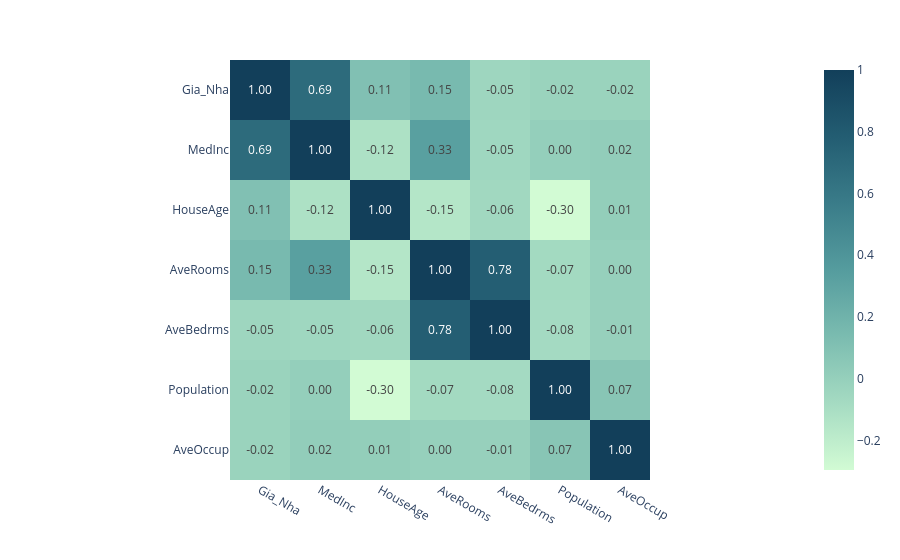
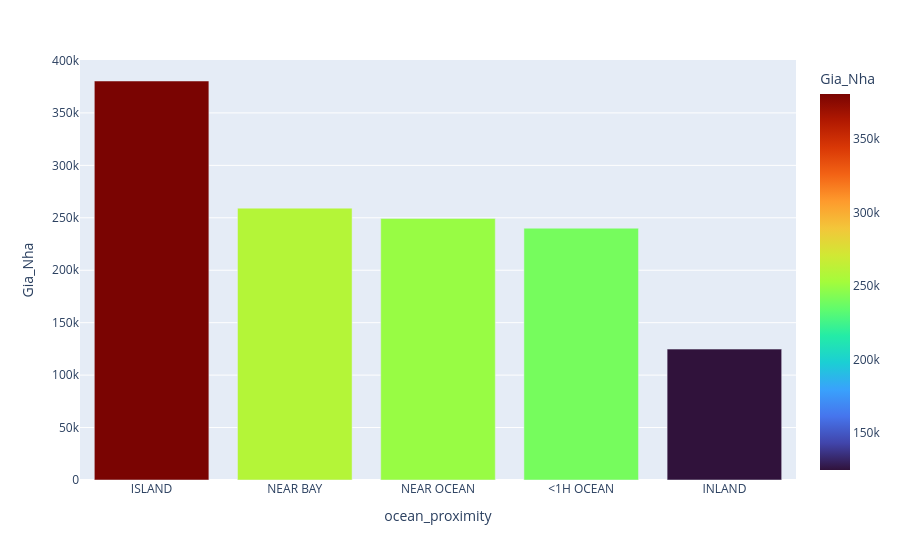

Notebook code cell kept with these figures, in order:
### Code cell
corr_cols = [
    "Gia_Nha",
    "MedInc",
    "HouseAge",
    "AveRooms",
    "AveBedrms",
    "Population",
    "AveOccup",
]
corr_matrix = df_visual[corr_cols].corr()

fig_corr = px.imshow(
    corr_matrix, text_auto=".2f", color_continuous_scale="Darkmint"
)
fig_corr.show()

ocean_price = (
    df_visual.groupby("ocean_proximity")["Gia_Nha"]
    .mean()
    .reset_index()
    .sort_values(by="Gia_Nha", ascending=False)
)
fig_bar = px.bar(
    ocean_price,
    x="ocean_proximity",
    y="Gia_Nha",
    color="Gia_Nha",
    color_continuous_scale="Turbo",
)
fig_bar.show()

### Figure 1 — Plotly figure (JSON) as saved in the notebook; plotly's stock layout.template omitted (floating-point values rounded to 4 significant figures)
{"data": [{"coloraxis": "coloraxis", "hovertemplate": "x: %{x}<br>y: %{y}<br>color: %{z}<extra></extra>", "name": "0", "texttemplate": "%{z:.2f}", "type": "heatmap", "x": ["Gia_Nha", "MedInc", "HouseAge", "AveRooms", "AveBedrms", "Population", "AveOccup"], "xaxis": "x", "y": ["Gia_Nha", "MedInc", "HouseAge", "AveRooms", "AveBedrms", "Population", "AveOccup"], "yaxis": "y", "z": [[1.0, 0.6881, 0.1056, 0.1519, -0.04564, -0.02465, -0.02374], [0.6881, 1.0, -0.119, 0.3269, -0.05083, 0.004834, 0.01877], [0.1056, -0.119, 1.0, -0.1533, -0.06014, -0.2962, 0.01319], [0.1519, 0.3269, -0.1533, 1.0, 0.777, -0.07221, -0.004852], [-0.04564, -0.05083, -0.06014, 0.777, 1.0, -0.07527, -0.005708], [-0.02465, 0.004834, -0.2962, -0.07221, -0.07527, 1.0, 0.06986], [-0.02374, 0.01877, 0.01319, -0.004852, -0.005708, 0.06986, 1.0]]}], "layout": {"coloraxis": {"colorscale": [[0, "rgb(210, 251, 212)"], [0.1667, "rgb(165, 219, 194)"], [0.3333, "rgb(123, 188, 176)"], [0.5, "rgb(85, 156, 158)"], [0.6667, "rgb(58, 124, 137)"], [0.8333, "rgb(35, 93, 114)"], [1, "rgb(18, 63, 90)"]]}, "margin": {"t": 60}, "xaxis": {"anchor": "y", "constrain": "domain", "domain": [0, 1], "scaleanchor": "y"}, "yaxis": {"anchor": "x", "autorange": "reversed", "constrain": "domain", "domain": [0, 1]}}}

### Figure 2 — Plotly figure (JSON) as saved in the notebook; plotly's stock layout.template omitted (floating-point values rounded to 4 significant figures)
{"data": [{"hovertemplate": "ocean_proximity=%{x}<br>Gia_Nha=%{marker.color}<extra></extra>", "legendgroup": "", "marker": {"color": [380400.0, 259200.0, 249400.0, 240100.0, 124800.0], "coloraxis": "coloraxis", "pattern": {"shape": ""}}, "name": "", "orientation": "v", "showlegend": false, "textposition": "auto", "type": "bar", "x": ["ISLAND", "NEAR BAY", "NEAR OCEAN", "<1H OCEAN", "INLAND"], "xaxis": "x", "y": [380400.0, 259200.0, 249400.0, 240100.0, 124800.0], "yaxis": "y"}], "layout": {"barmode": "relative", "coloraxis": {"colorbar": {"title": {"text": "Gia_Nha"}}, "colorscale": [[0, "#30123b"], [0.07143, "#4145ab"], [0.1429, "#4675ed"], [0.2143, "#39a2fc"], [0.2857, "#1bcfd4"], [0.3571, "#24eca6"], [0.4286, "#61fc6c"], [0.5, "#a4fc3b"], [0.5714, "#d1e834"], [0.6429, "#f3c63a"], [0.7143, "#fe9b2d"], [0.7857, "#f36315"], [0.8571, "#d93806"], [0.9286, "#b11901"], [1, "#7a0402"]]}, "legend": {"tracegroupgap": 0}, "margin": {"t": 60}, "xaxis": {"anchor": "y", "domain": [0, 1], "title": {"text": "ocean_proximity"}}, "yaxis": {"anchor": "x", "domain": [0, 1], "title": {"text": "Gia_Nha"}}}}
